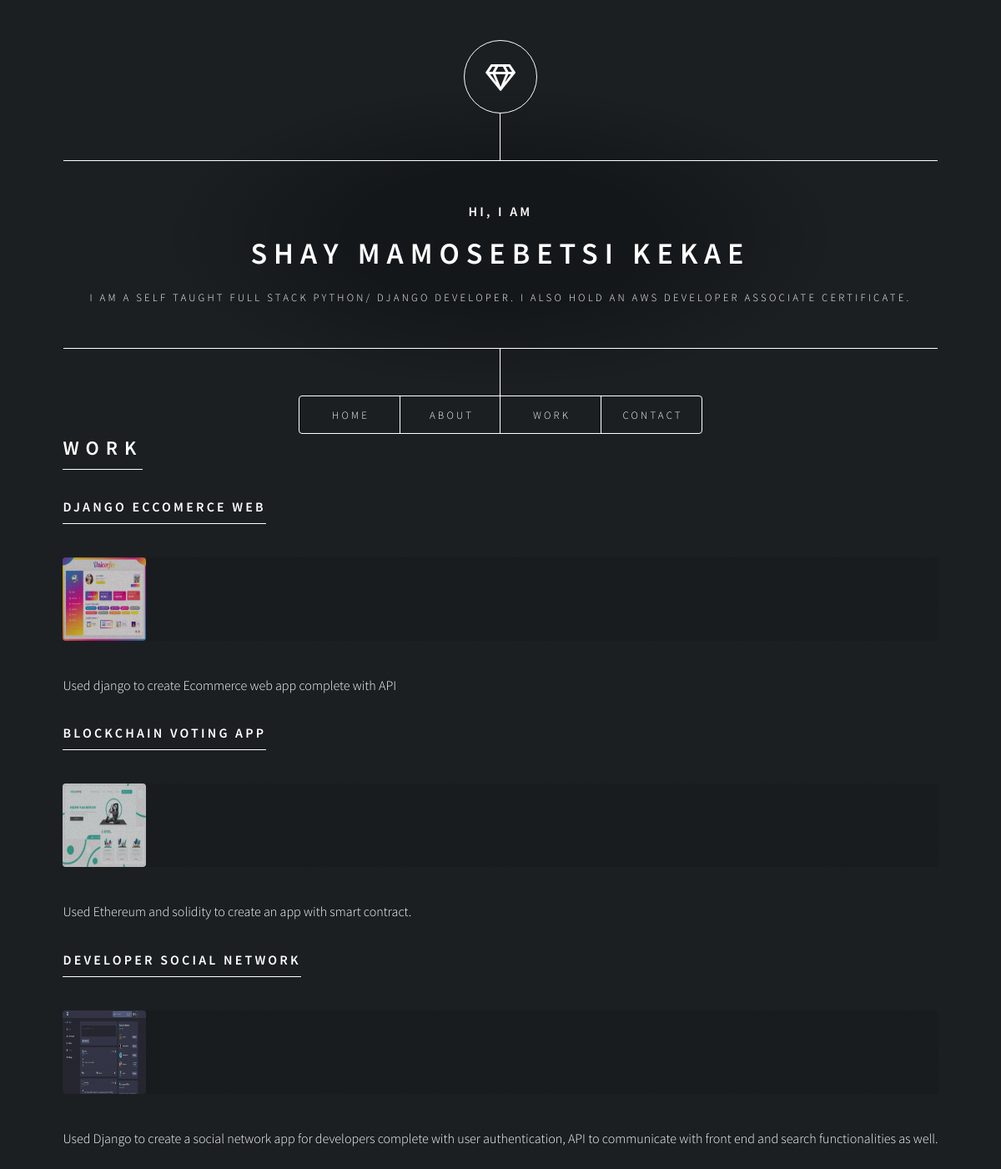
Page /work/ on the committed database.
### myprofile/models.py (models this page shows, shortened)
class Work(models.Model):
  image = models.ImageField(upload_to='static/images')
  name = models.CharField(max_length=200, null=True)
  overview = models.TextField(blank=True, null=True)

### myprofile/views.py (the view)
# urls.py: path('work/', views.work, name='work'),
def work(request):
  projects = Work.objects.all()
  context = {
      'projects': projects
  }
  return render(request, "myprofile/work.html", context)

### myprofile/templates/myprofile/work.html
{% extends 'myprofile/base.html' %}
{% load static %}
{% block content %}
        <article id="work">
          <h2 class="major">Work</h2>
          {% for project in projects %}
          <h3 class="major">{{project.name}}</h3>
          <span class="image main"><img src="{{project.image.url}}" alt="" style="height:100px;width:100px;" /></span>
          <p>
            {{project.overview}}
          </p>
          {% endfor %}
        </article>
{% endblock %}

### myprofile/templates/myprofile/base.html (shortened to what this page needs)
{% load static %}
<!DOCTYPE html>
<html>
  <head>
    <link rel="stylesheet" href="{% static 'assets/css/main.css' %}" />
  </head>
  <body class="is-preload">
    {% include 'myprofile/nav.html' %}
   {% block content %}{% endblock content %}
  </body>
</html>

### myprofile/templates/myprofile/nav.html
{% load static %}
	 <div id="wrapper">
					<header id="header">
						<div class="logo">
							<span class="icon fa-gem"></span>
						</div>
						<div class="content">
							<div class="inner">
								<h3>Hi, i am </h3>
								<h1>Shay Mamosebetsi Kekae</h1>
								<p>I am a self taught full stack Python/ Django developer. I also hold an AWS developer associate certificate.</p>
							</div>
						</div>
						<nav>
							<ul>
								<li><a href="{% url 'home' %}">Home</a></li>
								<li><a href="{% url 'about' %}">About</a></li>
								<li><a href="{% url 'work' %}">Work</a></li>
								<li><a href="{% url 'contact' %}">Contact</a></li>
							</ul>
						</nav>
					</header>

### rows in the picture
Work: name "DJANGO ECCOMERCE WEB", image (picture), overview "Used django to create Ecommerce web app complete with API"
Work: name "BLOCKCHAIN VOTING APP", image (picture), overview "Used Ethereum and solidity to create an app with smart contract."
Work: name "DEVELOPER SOCIAL NETWORK", image (picture), overview "Used Django to create a social network app for developers complete with user authentication, API to communicate with front end and search functionalities as well."
